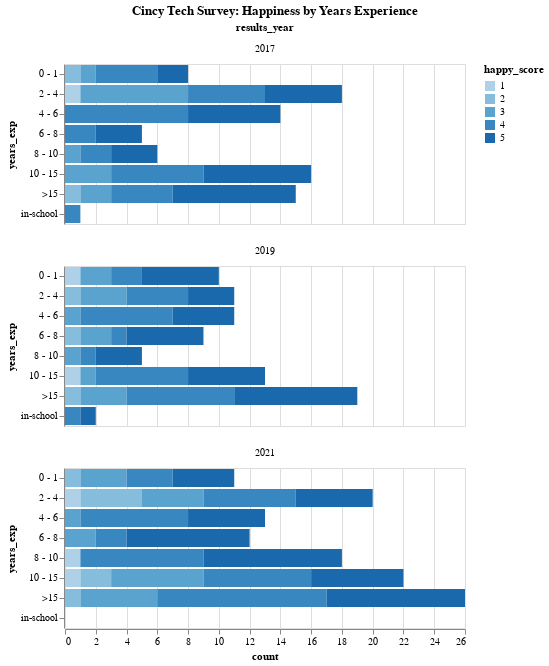

Notebook source saved alongside this figure:
### Code cell
alt.Chart(df).mark_bar().encode(
    y=alt.X('years_exp:N'),
    x=alt.Y('count:Q', sort='-x'),
    color=('happy_score:O'),
    tooltip=['years_exp', 'happy_score', 'count'],
    facet=alt.Facet('results_year:O', columns=1),
).properties(
    title='Cincy Tech Survey: Happiness by Years Experience',
).configure_title(
    anchor='middle'
)

### Figure 1 — Vega-Lite specification as saved in the notebook (floating-point values rounded to 4 significant figures)
{"config": {"view": {"continuousWidth": 400, "continuousHeight": 300}, "title": {"anchor": "middle"}}, "data": {"name": "data-db752bdff2781bd523e943d2805e16fd"}, "mark": "bar", "encoding": {"color": {"type": "ordinal", "field": "happy_score"}, "facet": {"type": "ordinal", "columns": 1, "field": "results_year"}, "tooltip": [{"type": "nominal", "field": "years_exp"}, {"type": "quantitative", "field": "happy_score"}, {"type": "quantitative", "field": "count"}], "x": {"type": "quantitative", "field": "count", "sort": "-x"}, "y": {"type": "nominal", "field": "years_exp"}}, "title": "Cincy Tech Survey: Happiness by Years Experience", "$schema": "https://vega.github.io/schema/vega-lite/v4.8.1.json", "datasets": {"data-db752bdff2781bd523e943d2805e16fd": [{"years_exp": " 0 - 1", "happy_score": 1.0, "results_year": 2019, "count": 1}, {"years_exp": " 0 - 1", "happy_score": 2.0, "results_year": 2017, "count": 1}, {"years_exp": " 0 - 1", "happy_score": 2.0, "results_year": 2021, "count": 1}, {"years_exp": " 0 - 1", "happy_score": 3.0, "results_year": 2017, "count": 1}, {"years_exp": " 0 - 1", "happy_score": 3.0, "results_year": 2019, "count": 2}, {"years_exp": " 0 - 1", "happy_score": 3.0, "results_year": 2021, "count": 3}, {"years_exp": " 0 - 1", "happy_score": 4.0, "results_year": 2017, "count": 4}, {"years_exp": " 0 - 1", "happy_score": 4.0, "results_year": 2019, "count": 2}, {"years_exp": " 0 - 1", "happy_score": 4.0, "results_year": 2021, "count": 3}, {"years_exp": " 0 - 1", "happy_score": 5.0, "results_year": 2017, "count": 2}, {"years_exp": " 0 - 1", "happy_score": 5.0, "results_year": 2019, "count": 5}, {"years_exp": " 0 - 1", "happy_score": 5.0, "results_year": 2021, "count": 4}, {"years_exp": " 2 - 4", "happy_score": 1.0, "results_year": 2017, "count": 1}, {"years_exp": " 2 - 4", "happy_score": 1.0, "results_year": 2021, "count": 1}, {"years_exp": " 2 - 4", "happy_score": 2.0, "results_year": 2019, "count": 1}, {"years_exp": " 2 - 4", "happy_score": 2.0, "results_year": 2021, "count": 4}, {"years_exp": " 2 - 4", "happy_score": 3.0, "results_year": 2017, "count": 7}, {"years_exp": " 2 - 4", "happy_score": 3.0, "results_year": 2019, "count": 3}, {"years_exp": " 2 - 4", "happy_score": 3.0, "results_year": 2021, "count": 4}, {"years_exp": " 2 - 4", "happy_score": 4.0, "results_year": 2017, "count": 5}, {"years_exp": " 2 - 4", "happy_score": 4.0, "results_year": 2019, "count": 4}, {"years_exp": " 2 - 4", "happy_score": 4.0, "results_year": 2021, "count": 6}, {"years_exp": " 2 - 4", "happy_score": 5.0, "results_year": 2017, "count": 5}, {"years_exp": " 2 - 4", "happy_score": 5.0, "results_year": 2019, "count": 3}, {"years_exp": " 2 - 4", "happy_score": 5.0, "results_year": 2021, "count": 5}, {"years_exp": " 4 - 6", "happy_score": 3.0, "results_year": 2019, "count": 1}, {"years_exp": " 4 - 6", "happy_score": 3.0, "results_year": 2021, "count": 1}, {"years_exp": " 4 - 6", "happy_score": 4.0, "results_year": 2017, "count": 8}, {"years_exp": " 4 - 6", "happy_score": 4.0, "results_year": 2019, "count": 6}, {"years_exp": " 4 - 6", "happy_score": 4.0, "results_year": 2021, "count": 7}, {"years_exp": " 4 - 6", "happy_score": 5.0, "results_year": 2017, "count": 6}, {"years_exp": " 4 - 6", "happy_score": 5.0, "results_year": 2019, "count": 4}, {"years_exp": " 4 - 6", "happy_score": 5.0, "results_year": 2021, "count": 5}, {"years_exp": " 6 - 8", "happy_score": 2.0, "results_year": 2019, "count": 1}, {"years_exp": " 6 - 8", "happy_score": 3.0, "results_year": 2019, "count": 2}, {"years_exp": " 6 - 8", "happy_score": 3.0, "results_year": 2021, "count": 2}, {"years_exp": " 6 - 8", "happy_score": 4.0, "results_year": 2017, "count": 2}, {"years_exp": " 6 - 8", "happy_score": 4.0, "results_year": 2019, "count": 1}, {"years_exp": " 6 - 8", "happy_score": 4.0, "results_year": 2021, "count": 2}, {"years_exp": " 6 - 8", "happy_score": 5.0, "results_year": 2017, "count": 3}, {"years_exp": " 6 - 8", "happy_score": 5.0, "results_year": 2019, "count": 5}, {"years_exp": " 6 - 8", "happy_score": 5.0, "results_year": 2021, "count": 8}, {"years_exp": " 8 - 10", "happy_score": 1.0, "results_year": 2021, "count": 1}, {"years_exp": " 8 - 10", "happy_score": 3.0, "results_year": 2017, "count": 1}, {"years_exp": " 8 - 10", "happy_score": 3.0, "results_year": 2019, "count": 1}, {"years_exp": " 8 - 10", "happy_score": 4.0, "results_year": 2017, "count": 2}, {"years_exp": " 8 - 10", "happy_score": 4.0, "results_year": 2019, "count": 1}, {"years_exp": " 8 - 10", "happy_score": 4.0, "results_year": 2021, "count": 8}, {"years_exp": " 8 - 10", "happy_score": 5.0, "results_year": 2017, "count": 3}, {"years_exp": " 8 - 10", "happy_score": 5.0, "results_year": 2019, "count": 3}, {"years_exp": " 8 - 10", "happy_score": 5.0, "results_year": 2021, "count": 9}, {"years_exp": "10 - 15", "happy_score": 1.0, "results_year": 2019, "count": 1}, {"years_exp": "10 - 15", "happy_score": 1.0, "results_year": 2021, "count": 1}, {"years_exp": "10 - 15", "happy_score": 2.0, "results_year": 2021, "count": 2}, {"years_exp": "10 - 15", "happy_score": 3.0, "results_year": 2017, "count": 3}, {"years_exp": "10 - 15", "happy_score": 3.0, "results_year": 2019, "count": 1}, {"years_exp": "10 - 15", "happy_score": 3.0, "results_year": 2021, "count": 6}, {"years_exp": "10 - 15", "happy_score": 4.0, "results_year": 2017, "count": 6}, {"years_exp": "10 - 15", "happy_score": 4.0, "results_year": 2019, "count": 6}, {"years_exp": "10 - 15", "happy_score": 4.0, "results_year": 2021, "count": 7}, {"years_exp": "10 - 15", "happy_score": 5.0, "results_year": 2017, "count": 7}, {"years_exp": "10 - 15", "happy_score": 5.0, "results_year": 2019, "count": 5}, {"years_exp": "10 - 15", "happy_score": 5.0, "results_year": 2021, "count": 6}, {"years_exp": ">15", "happy_score": 2.0, "results_year": 2017, "count": 1}, {"years_exp": ">15", "happy_score": 2.0, "results_year": 2019, "count": 1}, {"years_exp": ">15", "happy_score": 2.0, "results_year": 2021, "count": 1}, {"years_exp": ">15", "happy_score": 3.0, "results_year": 2017, "count": 2}, {"years_exp": ">15", "happy_score": 3.0, "results_year": 2019, "count": 3}, {"years_exp": ">15", "happy_score": 3.0, "results_year": 2021, "count": 5}, {"years_exp": ">15", "happy_score": 4.0, "results_year": 2017, "count": 4}, {"years_exp": ">15", "happy_score": 4.0, "results_year": 2019, "count": 7}, {"years_exp": ">15", "happy_score": 4.0, "results_year": 2021, "count": 11}, {"years_exp": ">15", "happy_score": 5.0, "results_year": 2017, "count": 8}, {"years_exp": ">15", "happy_score": 5.0, "results_year": 2019, "count": 8}, {"years_exp": ">15", "happy_score": 5.0, "results_year": 2021, "count": 9}, {"years_exp": "in-school", "happy_score": 4.0, "results_year": 2017, "count": 1}, {"years_exp": "in-school", "happy_score": 4.0, "results_year": 2019, "count": 1}, {"years_exp": "in-school", "happy_score": 5.0, "results_year": 2019, "count": 1}]}}
